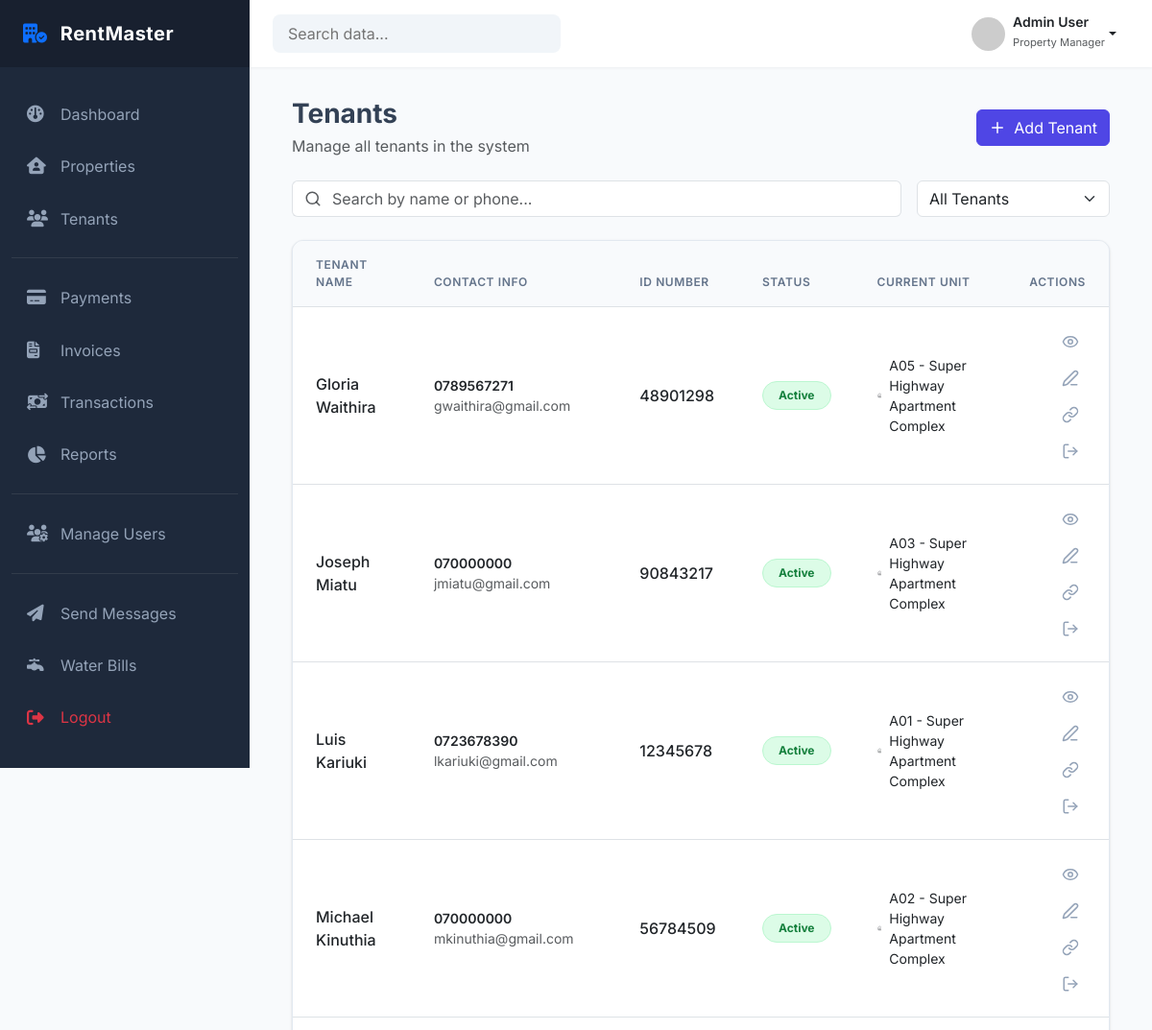
The page /tenants (signed in, upper part) on the database as committed earlier.
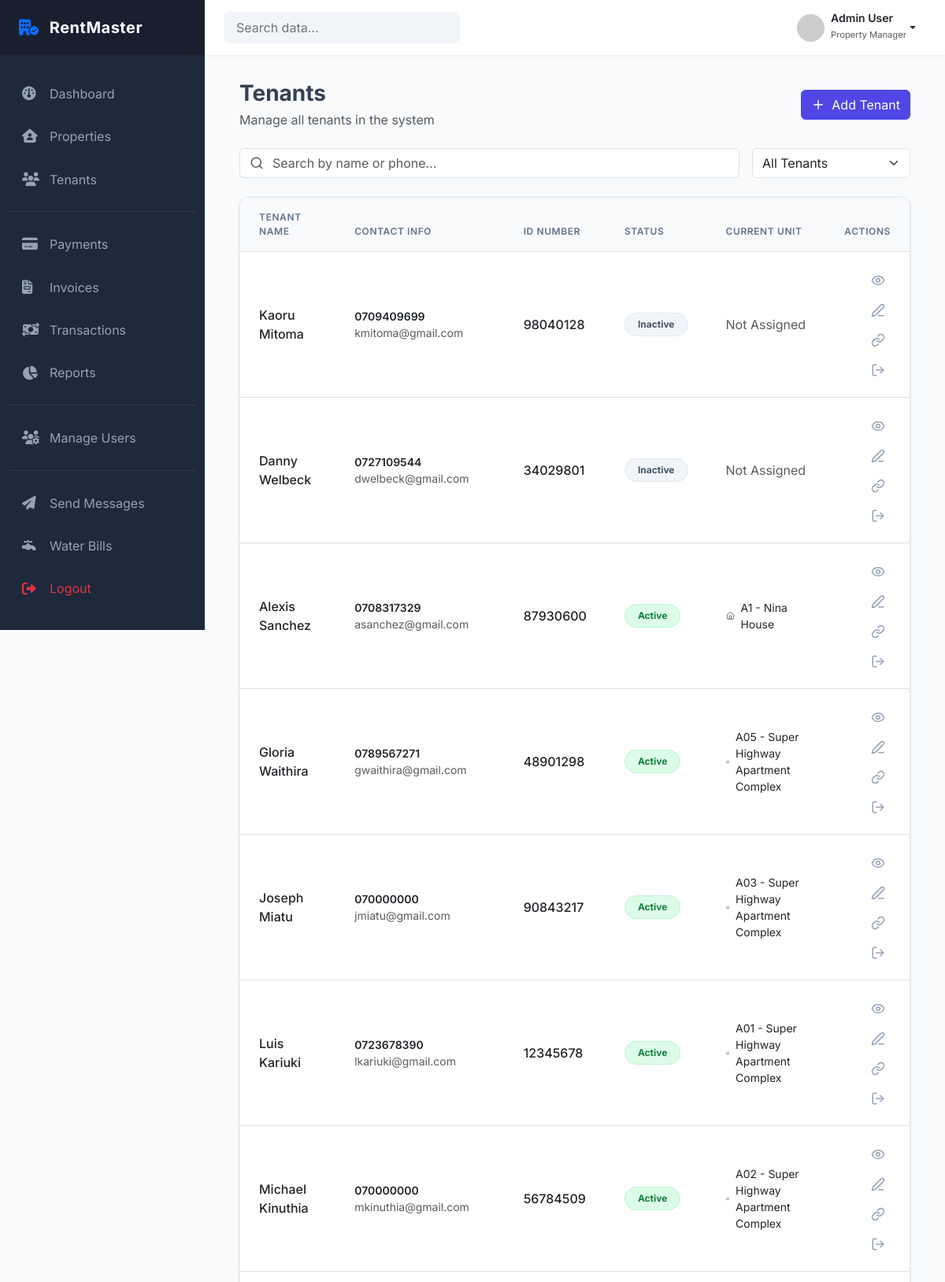
The same page on the database as committed later.
### tenants/models.py (models this page shows, shortened)
class Tenant(models.Model):
    first_name = models.CharField(max_length=100)
    last_name = models.CharField(max_length=100)
    landlord = models.ForeignKey(
        settings.AUTH_USER_MODEL,
        on_delete=models.PROTECT,
        limit_choices_to={"role": "LANDLORD"},
        related_name="tenants"
    )
    phone_number = models.CharField(max_length=20)
    email = models.EmailField(blank=True)
    id_number = models.CharField(max_length=50)
    date_of_birth = models.DateField(null=True, blank=True)
    is_active = models.BooleanField(default=True)
    created_at = models.DateTimeField(auto_now_add=True)
    created_by = models.ForeignKey(
        settings.AUTH_USER_MODEL,
        on_delete=models.PROTECT
    )
    class Meta:
        constraints = [
            UniqueConstraint(
                fields=["id_number", "landlord"],
                name="unique_id_per_landlord"
            )
        ]

### tenants/views.py (the view)
# urls.py: path('', views.tenant_list_view, name='tenant_list'),
def tenant_list_view(request):
    tenants = get_tenants_for_user(request.user)
    return render(request, "tenants/tenant_list.html", {
        "tenants": tenants
    })

### tenants/services/tenant_service.py (called while the page is built)
def get_tenants_for_user(user):
    if user.role == Role.SYSTEM_ADMIN:
        tenants = Tenant.objects.all()
    elif user.role == Role.LANDLORD:
        tenants = Tenant.objects.filter(landlord=user)
    elif user.role == Role.CARETAKER:
        tenants = Tenant.objects.filter(landlord=user.landlord)
    else:
        return Tenant.objects.none()
    active_tenancy = Tenancy.objects.filter(
        tenant=OuterRef("pk"),
        end_date__isnull=True
    )
    tenants = tenants.annotate(
        has_active_tenancy=Exists(active_tenancy),
        current_unit_name=Subquery(
            active_tenancy.values("unit__unit_number")[:1]
        ),
        current_property_name=Subquery(
            active_tenancy.values("unit__property__name")[:1]
        )
    )
    return tenants.order_by("-id")

### templates/tenants/tenant_list.html (shortened to what this page needs)
{% extends 'dashboard/base_dashboard.html' %}
{% load static %}
{% block extra_css %}
<link rel="stylesheet" href="{% static 'tenants/css/tenant_list.css' %}">
{% endblock %}
{% block content %}
<div class="container">
    <div class="row align-items-center mb-4">
    <div class="col-md-8">
        <h1 class="h3 fw-bold mb-1">Tenants</h1>
        <p class="text-muted mb-0">Manage all tenants in the system</p>
    </div>
    <div class="col-md-4 text-md-end mt-3 mt-md-0">
        <button class="btn btn-primary d-inline-flex align-items-center">
        <i
            data-lucide="plus"
            class="me-2"
            style="width: 18px; height: 18px"
        ></i>
        Add Tenant
        </button>
    </div>
    </div>
    <div class="row g-3 mb-4">
    <div class="col-md-9">
        <div class="input-group">
        <span class="input-group-text bg-white border-end-0">
            <i
            data-lucide="search"
            class="text-muted"
            style="width: 18px; height: 18px"
            ></i>
        </span>
        <input
            type="text"
            class="form-control border-start-0 ps-0"
            placeholder="Search by name or phone..."
        />
        </div>
    </div>
    <div class="col-md-3">
        <select class="form-select">
        <option selected>All Tenants</option>
        </select>
    </div>
    </div>
    <div class="card overflow-hidden">
    <div class="table-responsive">
        <table class="table table-hover align-middle mb-0">
        <thead>
            <tr>
            <th class="px-4 py-3">Tenant Name</th>
            <th class="px-4 py-3">Contact Info</th>
            <th class="px-4 py-3">ID Number</th>
            <th class="px-4 py-3">Status</th>
            <th class="px-4 py-3">Current Unit</th>
            <th class="px-4 py-3 text-end">Actions</th>
            </tr>
        </thead>
        <tbody>
            {% for tenant in tenants %}
            <tr>
            <td class="px-4 py-3 fw-medium">{{ tenant.first_name }} {{ tenant.last_name }}</td>
            <td class="px-4 py-3">
                <div class="small fw-semibold">{{ tenant.phone_number }}</div>
                <div class="small text-muted">{{ tenant.email }}</div>
            </td>
            <td class="px-4 py-3 fw-medium">{{ tenant.id_number }}</td>
            <td class="px-4 py-3">
                {% if tenant.has_active_tenancy %}
                <span class="badge badge-active rounded-pill px-3 py-2"
                >Active</span
                >
                {% else %}
                <span class="badge badge-inactive rounded-pill px-3 py-2"
                >Inactive</span
                >
                {% endif %}
            </td>
            <td class="px-4 py-3">
                {% if tenant.current_unit_name %}
                <div class="d-flex align-items-center small">
                <i
                    data-lucide="home"
                    class="me-2 text-muted"
                    style="width: 14px; height: 14px"
                ></i>
                {{ tenant.current_unit_name }} - {{ tenant.current_property_name }}
                </div>
                {% else %}
                <span class="text-muted">Not Assigned</span>
                {% endif %}
            </td>
            <td class="px-4 py-3 text-end">
                <button class="btn btn-link action-btn" title="View">
                <i data-lucide="eye" style="width: 18px; height: 18px"></i>
                </button>
                <button class="btn btn-link action-btn" title="Edit">
                <i
                    data-lucide="edit-3"
                    style="width: 18px; height: 18px"
                ></i>
                </button>
                <button class="btn btn-link action-btn" title="Assign Unit">
                <i data-lucide="link" style="width: 18px; height: 18px"></i>
                </button>
                <button
                class="btn btn-link action-btn btn-vacate"
                title="Vacate"
                >
                <i
                    data-lucide="log-out"
                    style="width: 18px; height: 18px"
                ></i>
                </button>
            </td>
            </tr>
            {% endfor %}
        </tbody>
        </table>
    </div>
    </div>
</div>
{% endblock %}

### templates/dashboard/base_dashboard.html (shortened to what this page needs)
{% load static %}
<!DOCTYPE html>
<html lang="en">
  <head>
    <link
      href="https://cdn.jsdelivr.net/npm/bootstrap@5.3.0/dist/css/bootstrap.min.css"
      rel="stylesheet"
    />
    <link
      rel="stylesheet"
      href="https://cdnjs.cloudflare.com/ajax/libs/font-awesome/6.4.0/css/all.min.css"
    />
     <link rel="stylesheet" href="{% static 'dashboard/css/dashboard.css' %}" />
    {% block extra_css %}
    {% endblock %}
  </head>
  <body>
    {% include 'dashboard/includes/sidebar.html' %}
    <div id="main-content">
      <header class="top-navbar">
        <div class="d-flex align-items-center">
          <div class="d-none d-md-block">
            <input
              type="text"
              class="search-bar"
              placeholder="Search data..."
            />
          </div>
        </div>
        <div class="d-flex align-items-center">
          <div class="dropdown">
            <button
              class="btn d-flex align-items-center text-decoration-none dropdown-toggle"
              type="button"
              data-bs-toggle="dropdown"
            >
              <img
                src="https://ui-avatars.com/api/?name=Admin+User&background=2563eb&color=fff"
                class="user-profile-img me-2"
              />
              <div class="text-start d-none d-sm-block">
                <p class="mb-0 fw-semibold small lh-1">Admin User</p>
                <span class="text-muted extra-small" style="font-size: 0.7rem"
                  >Property Manager</span
                >
              </div>
            </button>
          </div>
        </div>
      </header>
      <main class="content-body">
        {% block content %}
        {% endblock %}
      </main>
    </div>
  </body>
</html>

### templates/dashboard/includes/sidebar.html
<nav id="sidebar">
  <div class="sidebar-header">
    <a href="#" class="brand-name">
      <i class="fa-solid fa-building-circle-check me-2 text-primary"></i>
      RentMaster
    </a>
  </div>
  <ul class="nav-list">
    <li>
      <a href="{% url 'landlord_dashboard' %}" class="nav-item-link">
        <i class="fa-solid fa-gauge"></i> Dashboard
      </a>
    </li>
    <li>
      <a href="{% url 'property_list' %}" class="nav-item-link">
        <i class="fa-solid fa-house-user"></i> Properties
      </a>
    </li>
    <li>
      <a href="{% url 'tenant_list' %}" class="nav-item-link">
        <i class="fa-solid fa-users"></i> Tenants
      </a>
    </li>
    <hr class="text-secondary opacity-25" />
    <li>
      <a href="#" class="nav-item-link">
        <i class="fa-solid fa-credit-card"></i> Payments
      </a>
    </li>
    <li>
      <a href="#" class="nav-item-link">
        <i class="fa-solid fa-file-invoice"></i> Invoices
      </a>
    </li>
    <li>
      <a href="#" class="nav-item-link">
        <i class="fa-solid fa-money-bill-transfer"></i> Transactions
      </a>
    </li>
    <li>
      <a href="#" class="nav-item-link">
        <i class="fa-solid fa-chart-pie"></i> Reports
      </a>
    </li>
    <hr class="text-secondary opacity-25" />
    <li>
      <a href="#" class="nav-item-link">
        <i class="fa-solid fa-users-cog"></i> Manage Users
      </a>
    </li>
    <hr class="text-secondary opacity-25" />
    <li>
      <a href="#" class="nav-item-link">
        <i class="fa-solid fa-paper-plane"></i> Send Messages
      </a>
    </li>
    <li>
      <a href="#" class="nav-item-link">
        <i class="fa-solid fa-faucet"></i> Water Bills
      </a>
    </li>
    <li>
      <a href="{% url 'logout' %}" class="nav-item-link text-danger">
        <i class="fa-solid fa-right-from-bracket"></i> Logout
      </a>
    </li>
  </ul>
</nav>

### static/dashboard/css/dashboard.css (style rules this page uses)
:root { --sidebar-width: 260px; --primary-color: #2563eb; --dark-blue: #1e293b; --light-bg: #f8fafc; --top-navbar-height: 70px; }
body { font-family: "Inter", sans-serif; background-color: var(--light-bg); overflow-x: hidden; }
#sidebar { width: var(--sidebar-width); height: 100vh; position: fixed; left: 0; top: 0; background-color: var(--dark-blue); color: #fff; transition: all 0.3s; z-index: 1000; display: flex; flex-direction: column; overflow-y: auto; }
.sidebar-header { height: var(--top-navbar-height); min-height: var(--top-navbar-height); display: flex; align-items: center; padding: 0 1.5rem; background-color: rgba(0, 0, 0, 0.2); position: sticky; top: 0; z-index: 10; }
.sidebar-header .brand-name { font-size: 1.25rem; font-weight: 700; letter-spacing: 0.5px; color: #fff; text-decoration: none; }
.nav-list { padding: 1.5rem 0.75rem; list-style: none; margin: 0; flex-grow: 1; }
.nav-item-link { display: flex; align-items: center; padding: 0.8rem 1rem; color: #94a3b8; text-decoration: none; border-radius: 8px; margin-bottom: 0.3rem; transition: all 0.2s; }
.nav-item-link i { width: 25px; font-size: 1.1rem; margin-right: 10px; }
#main-content { position: relative; margin-left: var(--sidebar-width); width: calc(100% - var(--sidebar-width)); min-height: 100vh; transition: all 0.3s; }
.top-navbar { height: var(--top-navbar-height); background-color: #fff; padding: 0 1.5rem; display: flex; align-items: center; justify-content: space-between; box-shadow: 0 1px 3px rgba(0, 0, 0, 0.05); position: sticky; top: 0; z-index: 999; }
.content-body { padding: 2rem; }
.user-profile-img { width: 35px; height: 35px; border-radius: 50%; object-fit: cover; }
.search-bar { background-color: #f1f5f9; border: none; border-radius: 8px; padding: 0.5rem 1rem; width: 300px; }

### static/tenants/css/tenant_list.css (style rules this page uses)
body { font-family: 'Inter', sans-serif; background-color: #f8fafc; color: #334155; }
.card { border: 1px solid #e2e8f0; border-radius: 0.75rem; box-shadow: 0 1px 3px 0 rgba(0, 0, 0, 0.1), 0 1px 2px 0 rgba(0, 0, 0, 0.06); }
.table thead th { background-color: #f8fafc; text-transform: uppercase; font-size: 0.75rem; letter-spacing: 0.05em; font-weight: 600; color: #64748b; border-top: none; }
.btn-primary { background-color: #4f46e5; border-color: #4f46e5; }
.badge-active { background-color: #dcfce7; color: #15803d; border: 1px solid #bbf7d0; }
.badge-inactive { background-color: #f1f5f9; color: #475569; border: 1px solid #e2e8f0; }
.action-btn { color: #94a3b8; padding: 0.375rem; transition: color 0.2s; }

Rows that differ between the two databases and show on the page:
added Tenant: first_name "Kaoru", last_name "Mitoma", phone_number "0709409699", email "kmitoma@gmail.com", id_number "98040128", shows "Inactive", shows "Not Assigned"
added Tenant: first_name "Danny", last_name "Welbeck", phone_number "0727109544", email "dwelbeck@gmail.com", id_number "34029801", shows "Inactive", shows "Not Assigned"
added Tenant: first_name "Alexis", last_name "Sanchez", phone_number "0708317329", email "asanchez@gmail.com", id_number "87930600", shows "Active", current_unit_name "A1", current_property_name "Nina House"
